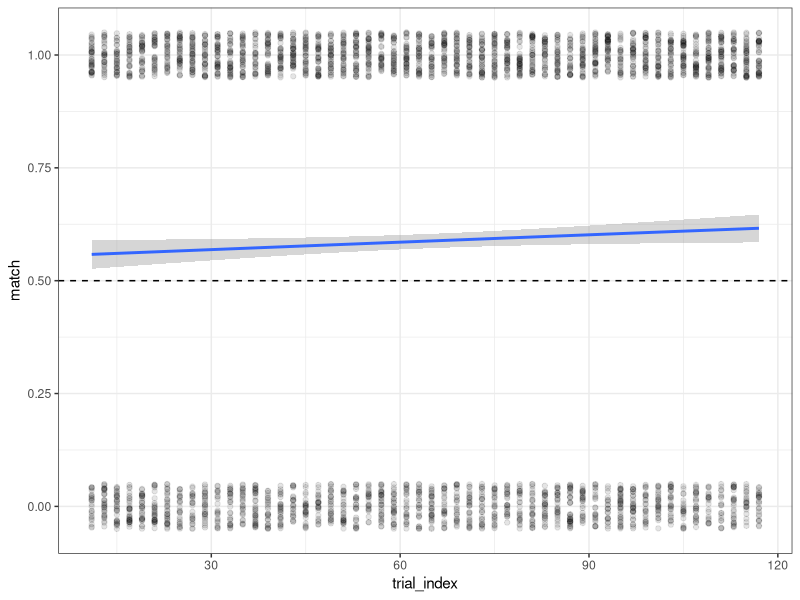
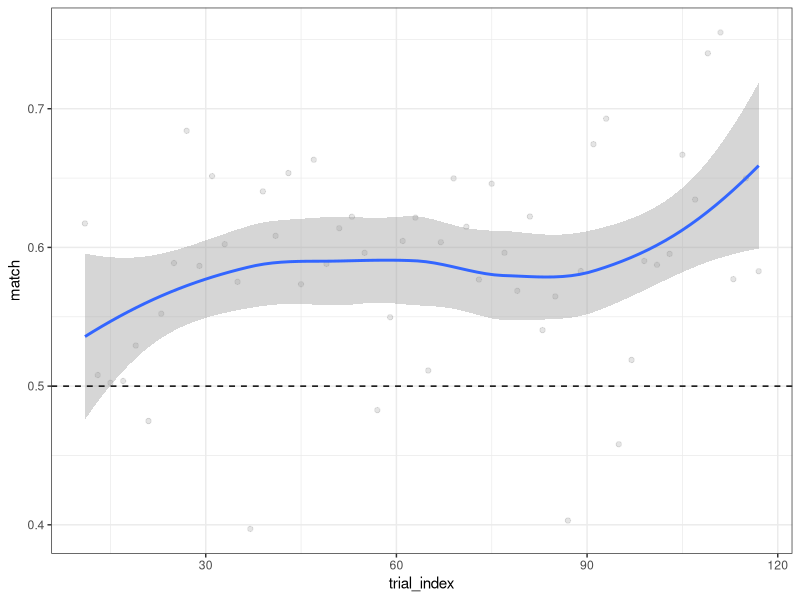
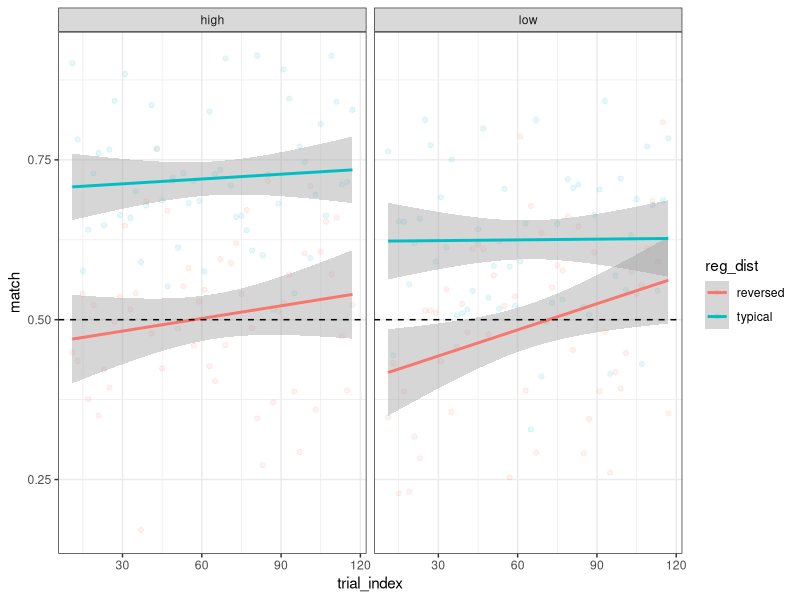
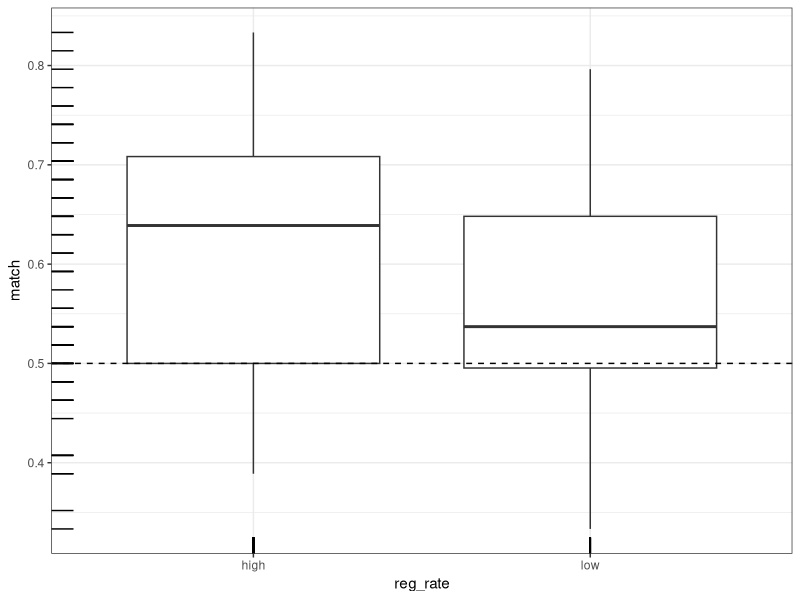
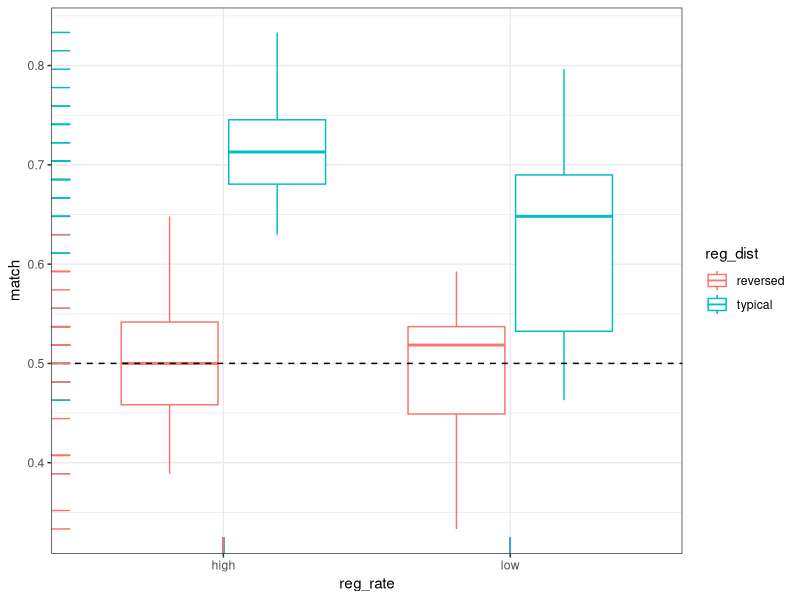
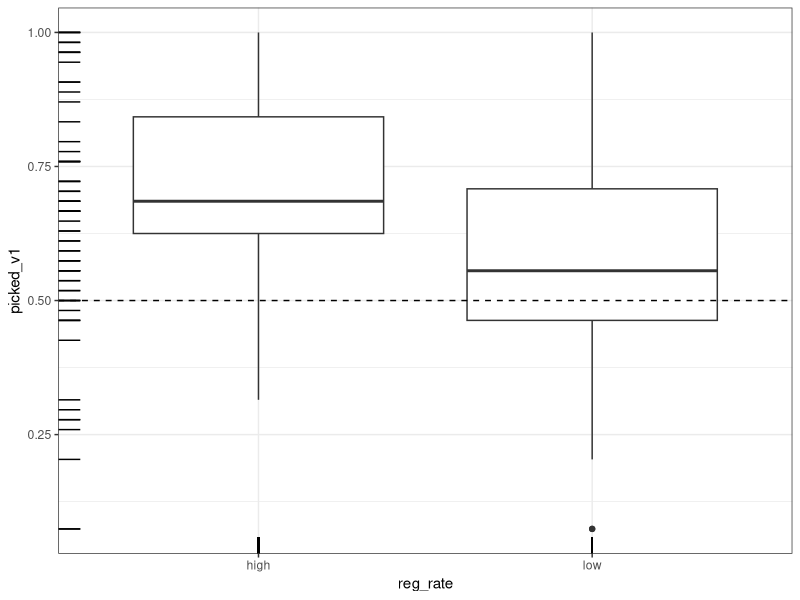
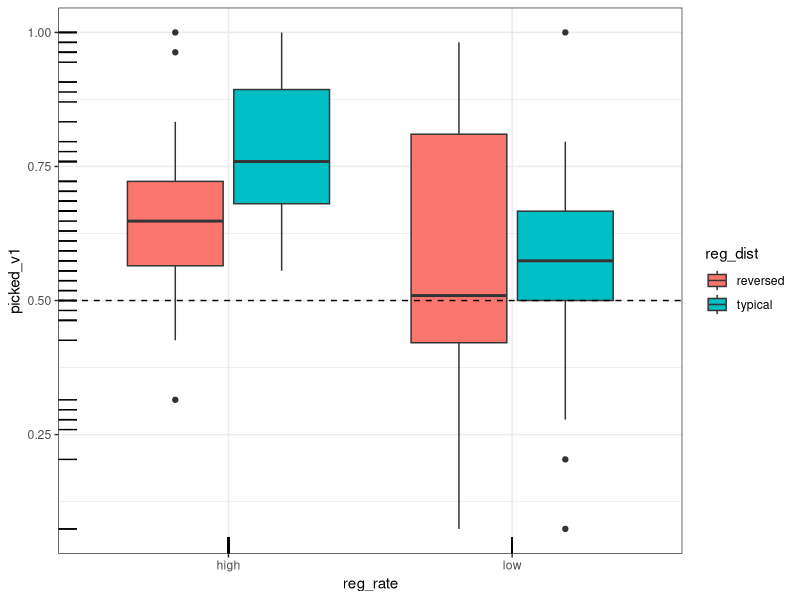
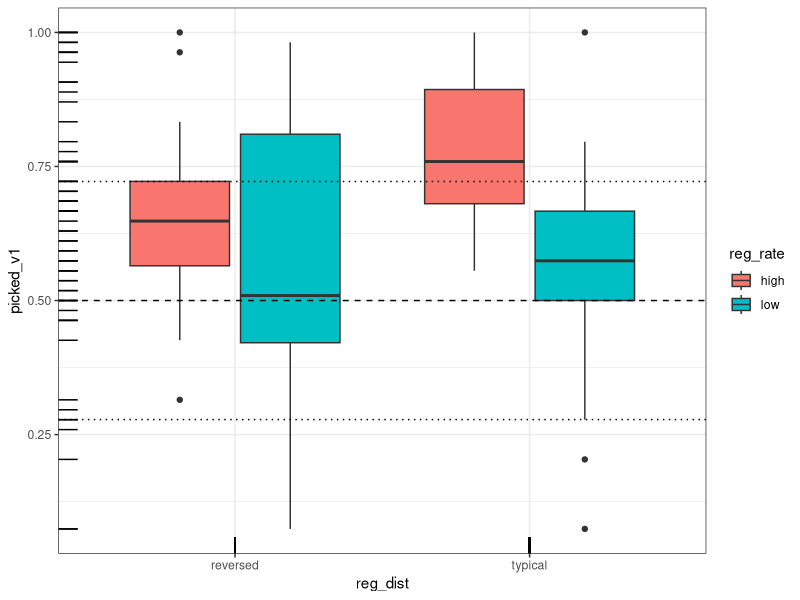

Here is the R script that generated these plots, in order: (Note: this script raises an error after producing the figures.)
setwd('~/Github/Racz2024/')
library(tidyverse)

d = read_tsv('exp_data/esp/esp_master.tsv')
b = read_tsv('exp_data/baseline/baseline_tidy_proc.tsv')  

# esp

d %>% 
  filter(trial_kind == 'esp trial') %>%
  mutate(match = as.double(esp_match)) %>% 
  ggplot(aes(trial_index, match)) +
  geom_jitter(width = .01, height = .05, alpha = .1) +
  geom_smooth(method = glm, method.args= list(family="binomial")) +
  theme_bw() +
  geom_hline(yintercept = 0.5, lty = 2)

d %>% 
  filter(trial_kind == 'esp trial') %>%
  group_by(trial_index) %>% 
  summarise(match = mean(esp_match)) %>% 
  ggplot(aes(trial_index, match)) +
  geom_jitter(width = .01, height = .05, alpha = .1) +
  geom_smooth() +
  theme_bw() +
  geom_hline(yintercept = 0.5, lty = 2)

d %>% 
  filter(trial_kind == 'esp trial') %>%
  group_by(trial_index,reg_rate,reg_dist) %>% 
  summarise(match = mean(esp_match)) %>% 
  ggplot(aes(trial_index, match, colour = reg_dist)) +
  geom_jitter(width = .01, height = .05, alpha = .1) +
  geom_smooth(method = 'lm') +
  theme_bw() +
  facet_wrap( ~ reg_rate) +
  geom_hline(yintercept = 0.5, lty = 2)

d %>% 
  filter(trial_kind == 'esp trial') %>%
  group_by(part_id,reg_rate) %>% 
  summarise(match = mean(esp_match)) %>% 
  ggplot(aes(reg_rate,match)) +
  geom_boxplot() +
  theme_bw() +
  geom_hline(yintercept = 0.5, lty = 2) +
  geom_rug()

d %>% 
  filter(trial_kind == 'esp trial') %>%
  group_by(part_id,reg_rate,reg_dist) %>% 
  summarise(match = mean(esp_match)) %>% 
  ggplot(aes(reg_rate,match, colour = reg_dist)) +
  geom_boxplot() +
  theme_bw() +
  geom_hline(yintercept = 0.5, lty = 2) +
  geom_rug()

# posttest

d %>% 
  filter(trial_kind == 'posttest trial') %>%
  group_by(part_id,reg_rate) %>% 
  summarise(picked_v1 = mean(picked_v1)) %>% 
  ggplot(aes(reg_rate,picked_v1)) +
  geom_boxplot() +
  theme_bw() +
  geom_hline(yintercept = 0.5, lty = 2) +
  geom_rug()

d %>% 
  filter(trial_kind == 'posttest trial') %>%
  group_by(part_id,reg_rate,reg_dist) %>% 
  summarise(picked_v1 = mean(picked_v1)) %>% 
  ggplot(aes(reg_rate,picked_v1,fill = reg_dist)) +
  geom_boxplot() +
  theme_bw() +
  geom_hline(yintercept = 0.5, lty = 2) +
  geom_rug()

d %>% 
  filter(trial_kind == 'posttest trial') %>%
  group_by(part_id,reg_rate,reg_dist) %>% 
  summarise(picked_v1 = mean(picked_v1)) %>% 
  ggplot(aes(reg_dist,picked_v1,fill = reg_rate)) +
  geom_boxplot() +
  theme_bw() +
  geom_hline(yintercept = 0.5, lty = 2) +
  geom_hline(yintercept = c(.278,.722), lty = 3) +
  geom_rug()

d %>% 
  filter(trial_kind == 'esp trial') %>%
  group_by(part_id,reg_rate,reg_dist) %>% 
  summarise(esp_v1 = mean(esp_v1)) %>% 
  ggplot(aes(reg_rate,esp_v1,fill = reg_dist)) +
  geom_boxplot() +
  theme_bw()

# something something specific picks in esp?
d %>% 
  filter(trial_kind == 'esp trial') %>%
  ggplot(aes(trial_index,log_odds,colour = esp_v1)) +
  geom_point() +
  theme_bw() +
  facet_wrap(~ reg_rate + reg_dist)

d %>% 
  filter(trial_kind == 'esp trial') %>%
  mutate(word = fct_reorder(base,log_odds)) %>% 
  ggplot(aes(word,log_odds,colour = esp_v1)) +
  geom_point() +
  theme_bw() +
  facet_wrap(~ reg_rate + reg_dist)

d %>% 
  filter(trial_kind == 'esp trial') %>%
  mutate(word = fct_reorder(base, log_odds)) %>% 
  group_by(word,reg_rate,reg_dist) %>% 
  summarise(
    mean_part = mean(picked_v1),
    mean_robot = mean(esp_v1)
  ) %>% 
  ggplot(aes(mean_part,mean_robot)) +
  geom_jitter(width = .01, height = .05) +
  geom_smooth() +
  theme_bw() +
  facet_wrap(~ reg_rate + reg_dist)

# okay a model won't hurt
library(lme4)
library(broom.mixed)
posttest = d %>% 
  filter(trial_kind == 'posttest trial') %>% 
  mutate(
    reg_rate = fct_relevel(reg_rate, 'high'),
    reg_dist = fct_relevel(reg_dist, 'typical')
  )
posttest %>% 
  distinct(part_id,reg_rate,reg_dist) %>% 
  count(reg_rate,reg_dist)
fit1 = glmer(picked_v1 ~ reg_rate * reg_dist + (1|part_id) + (1|base), family = binomial, data = posttest)
summary(fit1)
plot(effects::allEffects(fit1))
fit2 = glmer(picked_v1 ~ reg_rate + reg_dist + (1|part_id) + (1|base), family = binomial, data = posttest)
summary(fit2)

# comparisons

compo = b %>% 
  select(base,log_odds) %>% 
  rename(baseline_log_odds = log_odds)

compo = d %>% 
  count(reg_rate,reg_dist,base,picked_v1) %>% 
  pivot_wider(names_from = picked_v1, values_from = n) %>% 
  mutate(esp_log_odds = log((`TRUE` + 1)/(`FALSE` + 1))) %>% 
  select(-`FALSE`,-`TRUE`) %>% 
  left_join(compo) %>% 
  mutate(reg_dist = fct_relevel(reg_dist, 'typical'))

compo %>% 
  mutate(reg_dist = fct_relevel(reg_dist, 'typical')) %>% 
  ggplot(aes(baseline_log_odds,esp_log_odds, colour = reg_dist)) +
  geom_point() +
  geom_smooth(method = 'lm') +
  theme_bw() +
  facet_wrap( ~ reg_rate)

fit3 = lmer(esp_log_odds ~ baseline_log_odds * reg_rate * reg_dist+ (1|base), data = compo)
tidy(fit3, conf.int = T)
# plot(effects::allEffects(fit3))
fit4 = lmer(esp_log_odds ~ baseline_log_odds * reg_rate + baseline_log_odds * reg_dist+ (1|base), data = compo)
tidy(fit4, conf.int = T)
plot(effects::allEffects(fit4))
